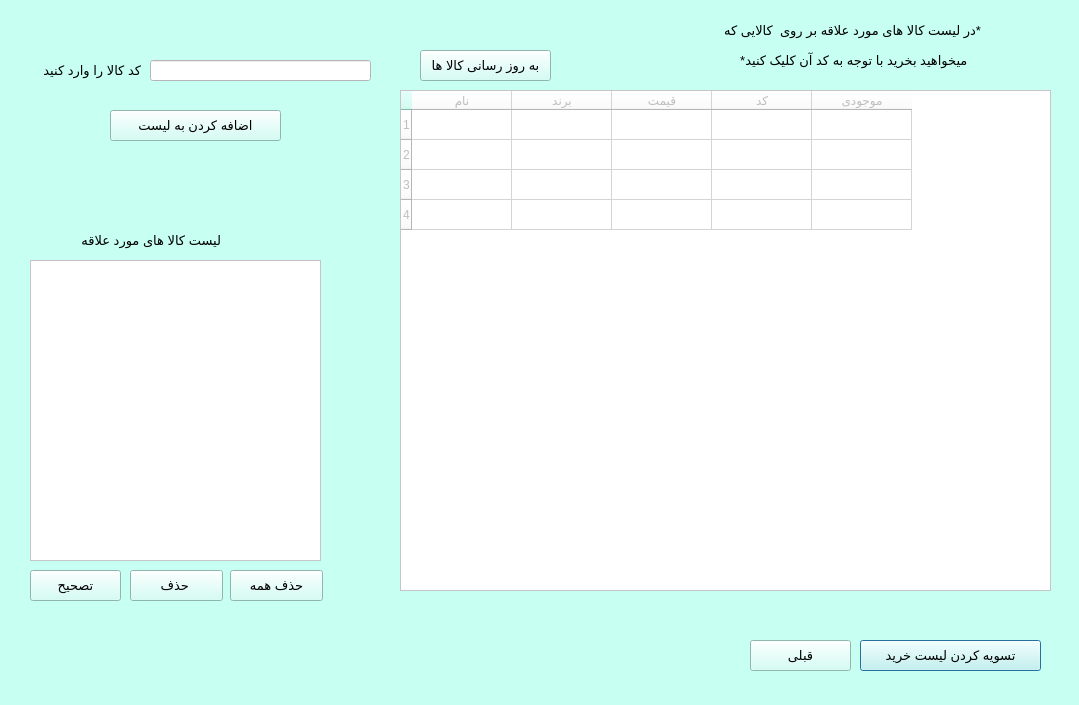
<?xml version="1.0" encoding="UTF-8"?>
<ui version="4.0">
 <class>Dialog</class>
 <widget class="QDialog" name="Dialog">
  <property name="enabled">
   <bool>true</bool>
  </property>
  <property name="geometry">
   <rect>
    <x>0</x>
    <y>0</y>
    <width>1079</width>
    <height>705</height>
   </rect>
  </property>
  <property name="font">
   <font>
    <pointsize>10</pointsize>
    <kerning>true</kerning>
   </font>
  </property>
  <property name="windowTitle">
   <string>Dialog</string>
  </property>
  <property name="styleSheet">
   <string notr="true">background-color: rgb(199, 255, 243);</string>
  </property>
  <widget class="QTableWidget" name="stufftable">
   <property name="enabled">
    <bool>false</bool>
   </property>
   <property name="geometry">
    <rect>
     <x>400</x>
     <y>90</y>
     <width>651</width>
     <height>501</height>
    </rect>
   </property>
   <property name="styleSheet">
    <string notr="true">background-color: rgb(255, 255, 255);</string>
   </property>
   <property name="sortingEnabled">
    <bool>true</bool>
   </property>
   <row>
    <property name="text">
     <string>1</string>
    </property>
   </row>
   <row>
    <property name="text">
     <string>2</string>
    </property>
   </row>
   <row>
    <property name="text">
     <string>3</string>
    </property>
   </row>
   <row>
    <property name="text">
     <string>4</string>
    </property>
   </row>
   <column>
    <property name="text">
     <string>نام</string>
    </property>
   </column>
   <column>
    <property name="text">
     <string>برند</string>
    </property>
   </column>
   <column>
    <property name="text">
     <string>قیمت</string>
    </property>
   </column>
   <column>
    <property name="text">
     <string>کد</string>
    </property>
   </column>
   <column>
    <property name="text">
     <string>موجودی</string>
    </property>
   </column>
   <item row="0" column="0">
    <property name="text">
     <string/>
    </property>
   </item>
   <item row="0" column="1">
    <property name="text">
     <string/>
    </property>
   </item>
   <item row="0" column="2">
    <property name="text">
     <string/>
    </property>
   </item>
   <item row="0" column="3">
    <property name="text">
     <string/>
    </property>
   </item>
   <item row="0" column="4">
    <property name="text">
     <string/>
    </property>
   </item>
   <item row="1" column="0">
    <property name="text">
     <string/>
    </property>
   </item>
   <item row="1" column="1">
    <property name="text">
     <string/>
    </property>
   </item>
   <item row="1" column="2">
    <property name="text">
     <string/>
    </property>
   </item>
   <item row="1" column="3">
    <property name="text">
     <string/>
    </property>
   </item>
   <item row="1" column="4">
    <property name="text">
     <string/>
    </property>
   </item>
   <item row="2" column="0">
    <property name="text">
     <string/>
    </property>
   </item>
   <item row="2" column="1">
    <property name="text">
     <string/>
    </property>
   </item>
   <item row="2" column="2">
    <property name="text">
     <string/>
    </property>
   </item>
   <item row="2" column="3">
    <property name="text">
     <string/>
    </property>
   </item>
   <item row="2" column="4">
    <property name="text">
     <string/>
    </property>
   </item>
  </widget>
  <widget class="QLineEdit" name="stuff_codelineedit">
   <property name="geometry">
    <rect>
     <x>150</x>
     <y>60</y>
     <width>221</width>
     <height>21</height>
    </rect>
   </property>
   <property name="styleSheet">
    <string notr="true">background-color: rgb(255, 255, 255);</string>
   </property>
  </widget>
  <widget class="QLabel" name="stuff_codelable">
   <property name="geometry">
    <rect>
     <x>10</x>
     <y>60</y>
     <width>131</width>
     <height>20</height>
    </rect>
   </property>
   <property name="text">
    <string>کد کالا را وارد کنید</string>
   </property>
  </widget>
  <widget class="QListWidget" name="stufflistchosenlistwidget">
   <property name="geometry">
    <rect>
     <x>30</x>
     <y>260</y>
     <width>291</width>
     <height>301</height>
    </rect>
   </property>
   <property name="styleSheet">
    <string notr="true">background-color: rgb(255, 255, 255);</string>
   </property>
  </widget>
  <widget class="QLabel" name="stuff_chosen_lable">
   <property name="geometry">
    <rect>
     <x>40</x>
     <y>230</y>
     <width>181</width>
     <height>21</height>
    </rect>
   </property>
   <property name="text">
    <string>لیست کالا های مورد علاقه</string>
   </property>
  </widget>
  <widget class="QPushButton" name="payingmoneybutton">
   <property name="geometry">
    <rect>
     <x>860</x>
     <y>640</y>
     <width>181</width>
     <height>31</height>
    </rect>
   </property>
   <property name="text">
    <string>تسویه کردن لیست خرید</string>
   </property>
  </widget>
  <widget class="QPushButton" name="backbutton">
   <property name="geometry">
    <rect>
     <x>750</x>
     <y>640</y>
     <width>101</width>
     <height>31</height>
    </rect>
   </property>
   <property name="text">
    <string>قبلی</string>
   </property>
  </widget>
  <widget class="QPushButton" name="addtolistbutton">
   <property name="geometry">
    <rect>
     <x>110</x>
     <y>110</y>
     <width>171</width>
     <height>31</height>
    </rect>
   </property>
   <property name="text">
    <string>اضافه کردن به لیست</string>
   </property>
  </widget>
  <widget class="QPushButton" name="edit_button">
   <property name="geometry">
    <rect>
     <x>30</x>
     <y>570</y>
     <width>91</width>
     <height>31</height>
    </rect>
   </property>
   <property name="text">
    <string>تصحیح</string>
   </property>
  </widget>
  <widget class="QPushButton" name="delete_button">
   <property name="geometry">
    <rect>
     <x>130</x>
     <y>570</y>
     <width>93</width>
     <height>31</height>
    </rect>
   </property>
   <property name="text">
    <string>حذف </string>
   </property>
  </widget>
  <widget class="QPushButton" name="deleteall_button">
   <property name="geometry">
    <rect>
     <x>230</x>
     <y>570</y>
     <width>93</width>
     <height>31</height>
    </rect>
   </property>
   <property name="text">
    <string>حذف همه</string>
   </property>
  </widget>
  <widget class="QPushButton" name="updatestuff_button">
   <property name="geometry">
    <rect>
     <x>420</x>
     <y>50</y>
     <width>131</width>
     <height>31</height>
    </rect>
   </property>
   <property name="text">
    <string>به روز رسانی کالا ها</string>
   </property>
  </widget>
  <widget class="QLabel" name="Details1_lable">
   <property name="geometry">
    <rect>
     <x>710</x>
     <y>20</y>
     <width>271</width>
     <height>21</height>
    </rect>
   </property>
   <property name="text">
    <string>*در لیست کالا های مورد علاقه بر روی  کالایی که</string>
   </property>
  </widget>
  <widget class="QLabel" name="details2_lable">
   <property name="geometry">
    <rect>
     <x>720</x>
     <y>50</y>
     <width>251</width>
     <height>20</height>
    </rect>
   </property>
   <property name="text">
    <string> میخواهید بخرید با توجه به کد آن کلیک کنید*</string>
   </property>
  </widget>
 </widget>
 <resources/>
 <connections/>
</ui>
